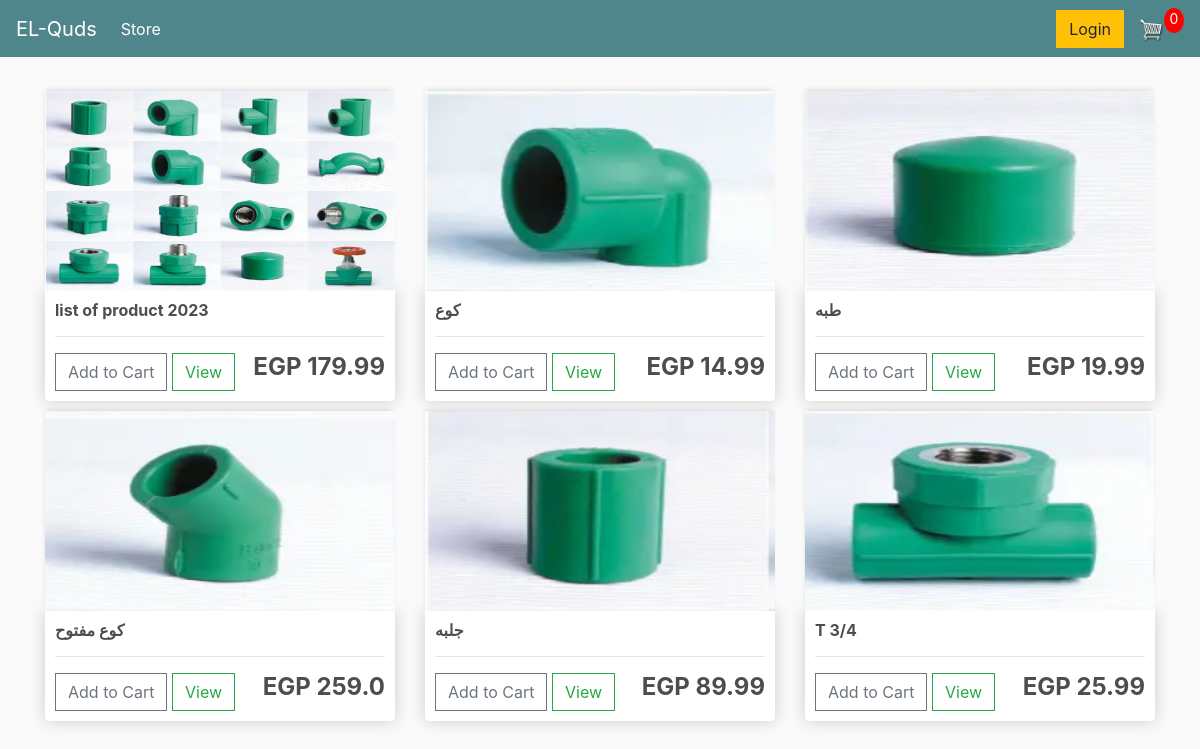
The page / on the database its author committed.
### store/models.py (models this page shows, shortened)
class Product(models.Model):
	name = models.CharField(max_length=200)
	price = models.FloatField()
	digital = models.BooleanField(default=False,null=True, blank=True)
	image = models.ImageField(null=True, blank=True)
	@property
	def imageURL(self):
		try:
			url = self.image.url
		except:
			url = ''
		return url

### store/views.py (the view)
# urls.py: path('', include('store.urls')),
def store(request):
	data = cartData(request)
	cartItems = data['cartItems']
	order = data['order']
	items = data['items']
	products = Product.objects.all()
	context = {'products':products, 'cartItems':cartItems}
	return render(request, 'store/store.html', context)

### store/utils.py (called while the page is built, shortened)
def cookieCart(request):
	try:
		cart = json.loads(request.COOKIES['cart'])
	except:
		cart = {}
		print('CART:', cart)
	items = []
	order = {'get_cart_total':0, 'get_cart_items':0, 'shipping':False}
	cartItems = order['get_cart_items']
	return {'cartItems':cartItems ,'order':order, 'items':items}

def cartData(request):
	if request.user.is_authenticated:
		customer = request.user.customer
		order, created = Order.objects.get_or_create(customer=customer, complete=False)
		items = order.orderitem_set.all()
		cartItems = order.get_cart_items
	else:
		cookieData = cookieCart(request)
		cartItems = cookieData['cartItems']
		order = cookieData['order']
		items = cookieData['items']
	return {'cartItems':cartItems ,'order':order, 'items':items}

### store/templates/store/store.html
{% extends 'store/main.html' %} {% load static %} {% block content %}
<div class="row">
  {% for product in products %}
  <div class="col-lg-4">
    <img class="thumbnail" src="{{product.imageURL}}" />
    <div class="box-element product">
      <h6><strong>{{product.name}}</strong></h6>
      <hr />
      <button
        data-product="{{product.id}}"
        data-action="add"
        class="btn btn-outline-secondary add-btn update-cart"
      >
        Add to Cart
      </button>
      <a class="btn btn-outline-success" href="#">View</a>
      <h4 style="display: inline-block; float: right">
        <strong>EGP {{product.price}}</strong>
      </h4>
    </div>
  </div>
  {% endfor %}
</div>
{% endblock content %}

### store/templates/store/main.html (shortened to what this page needs)
<!DOCTYPE html>
{% load static %}
<html>
  <head>
    <link
      rel="stylesheet"
      href="https://stackpath.bootstrapcdn.com/bootstrap/4.4.1/css/bootstrap.min.css"
    />
    <link rel="stylesheet" type="text/css" href="{% static 'css/main.css' %}" />
  </head>
  <body>
    <nav class="navbar navbar-expand-lg navbar-dark bg-dark">
      <a class="navbar-brand" href="{% url 'store' %}">EL-Quds</a>
      <div class="collapse navbar-collapse" id="navbarSupportedContent">
        <ul class="navbar-nav mr-auto">
          <li class="nav-item active">
            <a class="nav-link" href="{% url 'store' %}"
              >Store <span class="sr-only">(current)</span></a
            >
          </li>
        </ul>
        <div class="form-inline my-2 my-lg-0">
          <a href="#" class="btn btn-warning">Login</a>
          <a href="{% url 'cart' %}">
            <img id="cart-icon" src="{% static 'images/cart.png' %}" />
          </a>
          <p id="cart-total">{{cartItems}}</p>
        </div>
      </div>
    </nav>
    <div class="container">
      <br />
      {% block content %} {% endblock content %}
    </div>
  </body>
</html>

### static/css/main.css (style rules this page uses)
body { background-color: hsl(0, 0%, 98%); }
h1,h2,h3,h4,h5,h6 { color:hsl(0, 0%, 30%); }
.box-element { box-shadow:hsl(0, 0%, 80%) 0 0 16px; background-color: #fff; border-radius: 4px; padding: 10px; }
.thumbnail { width: 100%; height: 200px; -webkit-box-shadow: -1px -3px 5px -2px rgba(214,214,214,1); -moz-box-shadow: -1px -3px 5px -2px rgba(214,214,214,1); box-shadow: -1px -3px 5px -2px rgba(214,214,214,1); }
.product { border-radius: 0 0 4px 4px; }
.bg-dark { background-color: #4f868c!important; }
#cart-icon { width:25px; display: inline-block; margin-left: 15px; }
#cart-total { display: block; text-align: center; color:#fff; background-color: red; width: 20px; height: 25px; border-radius: 50%; font-size: 14px; }
.col-lg-4, .col-lg-6, .col-lg-8, .col-lg-12 { margin-top: 10px; }
.btn { border-radius: 0; }

### rows shown on the page
Product: imageURL (picture), name "list of product 2023", price "179.99"
Product: imageURL (picture), name "كوع", price "14.99"
Product: imageURL (picture), name "طبه", price "19.99"
Product: imageURL (picture), name "كوع مفتوح", price "259.0"
Product: imageURL (picture), name "جلبه", price "89.99"
Product: imageURL (picture), name "T 3/4", price "25.99"

### other values the page prints
{{ cartItems }} "0"
